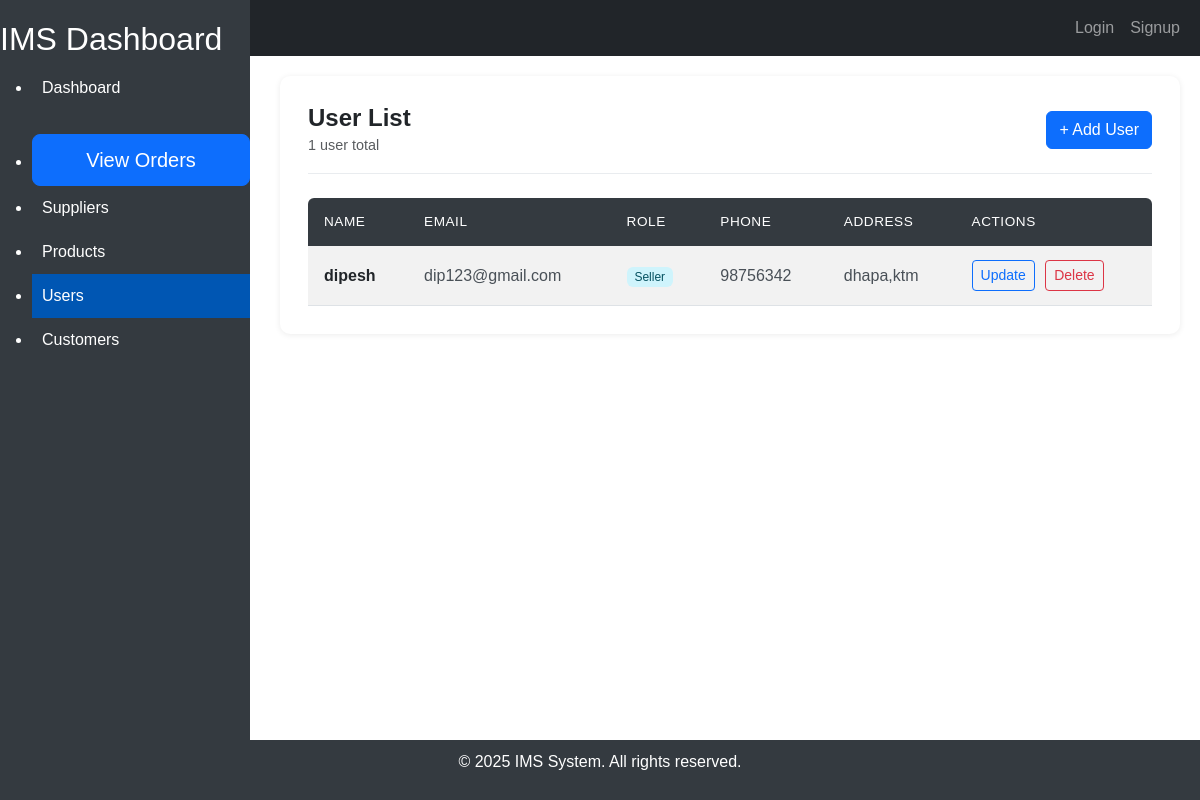
The app's page /user/users/ (signed in), older data.
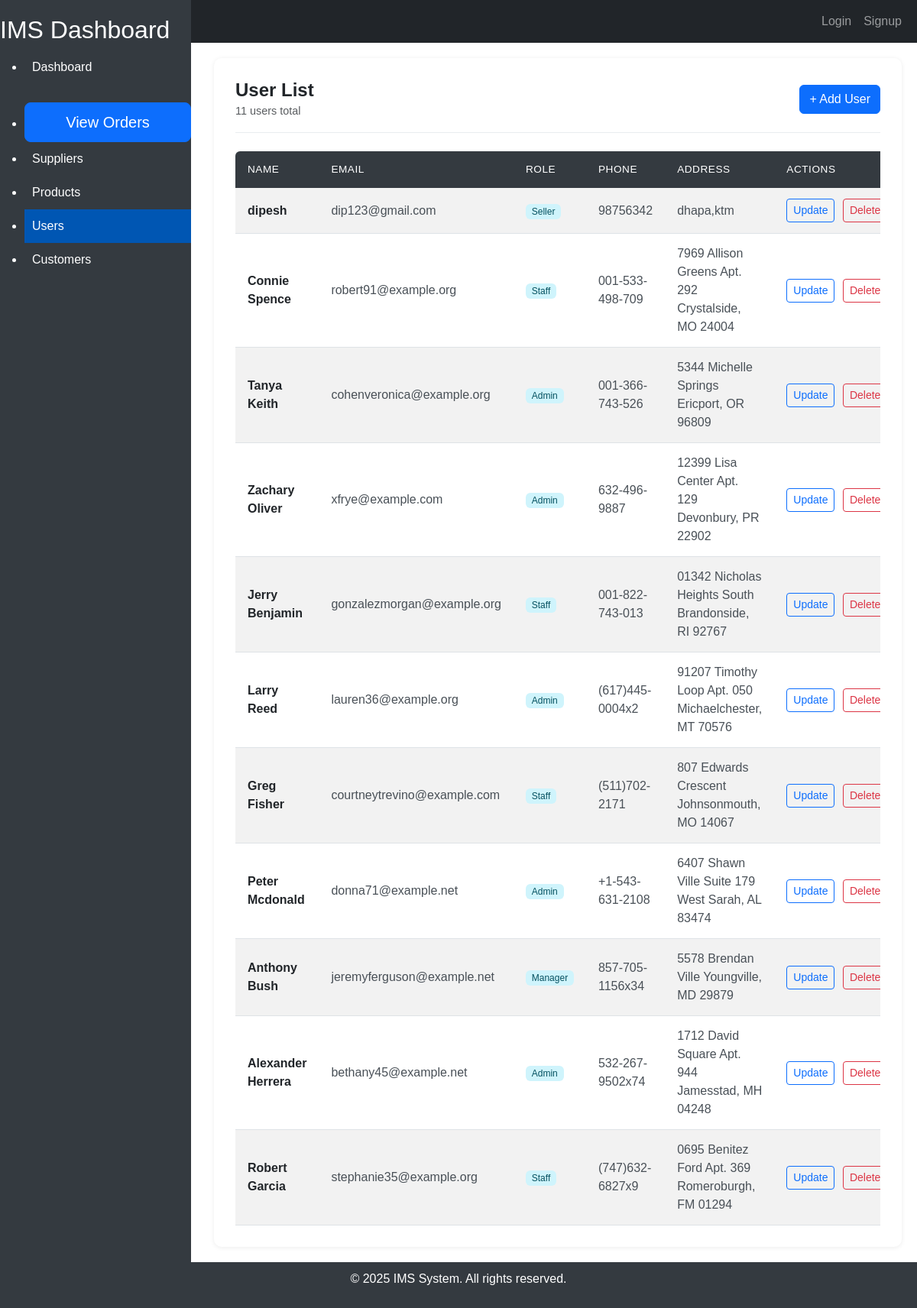
The same page, newer data.
### user/models.py (models this page shows, shortened)
class User(models.Model):
    id = models.AutoField(primary_key=True)
    name = models.CharField(max_length=100)
    email = models.EmailField(unique=True)
    phone = models.CharField(max_length=15, blank=True, null=True)
    password = models.CharField(max_length=100)
    created_at = models.DateTimeField(auto_now_add=True)
    updated_at = models.DateTimeField(auto_now=True)
    address = models.TextField(blank=True, null=True)
    role = models.ForeignKey(
        Role,
        on_delete=models.SET_NULL,
        null=True,
        blank=True,
        default=None,
    )
    class Meta:
        db_table = 'Users'
        verbose_name = 'User'
        verbose_name_plural = 'Users'

class Role(models.Model):
    name = models.CharField(max_length=50, unique=True)
    class Meta:
        db_table = 'roles'
        verbose_name = 'role'
        verbose_name_plural = 'roles'
    def __str__(self):
        return self.name

### user/views.py (the view)
# urls.py: path('users/', UserListView.as_view(), name='user_list'),
class UserListView(SessionLoginRequiredMixin, ListView):
    model = User
    template_name = 'user_list.html'
    context_object_name = 'users'

### home/mixins.py (called while the page is built)
    def dispatch(self, request, *args, **kwargs):
        if not request.session.get("user_id"):
            return redirect_to_login(request.get_full_path(), "login")
        return super().dispatch(request, *args, **kwargs)

### user/template/user_list.html (shortened to what this page needs)
{% extends "home/base.html" %}
{% block content %}
    <div class="user-list-card">
        <div class="user-list-header">
            <div>
                <h2>User List</h2>
                <span class="text-muted">{{ users|length }} user{{ users|length|pluralize }} total</span>
            </div>
            <a href="{% url 'user_create' %}" class="btn btn-primary">+ Add User</a>
        </div>
        <div class="table-responsive">
            <table class="table table-striped table-hover align-middle user-table">
                <thead>
                    <tr>
                        <th>Name</th>
                        <th>Email</th>
                        <th>Role</th>
                        <th>Phone</th>
                        <th>Address</th>
                        <th>Actions</th>
                    </tr>
                </thead>
                <tbody>
                    {% for user in users %}
                    <tr>
                        <td class="user-name">{{ user.name }}</td>
                        <td>{{ user.email }}</td>
                        <td><span class="badge bg-info-subtle text-info-emphasis role-badge">{{ user.role }}</span></td>
                        <td>{{ user.phone }}</td>
                        <td>{{ user.address }}</td>
                        <td class="actions">
                            <a href="{% url 'user_update' user.id %}" class="btn btn-sm btn-outline-primary">Update</a>
                            <a href="{% url 'user_delete' user.id %}" class="btn btn-sm btn-outline-danger">Delete</a>
                        </td>
                    </tr>
                    {% empty %}
                    <tr>
                        <td colspan="6" class="user-list-empty">No users found.</td>
                    </tr>
                    {% endfor %}
                </tbody>
            </table>
        </div>
    </div>
{% endblock %}

Row changes from the older to the newer data that the page shows:
added User: name "Connie Spence", email "robert91@example.org", role "Staff", phone "001-533-498-709", address "7969 Allison Greens Apt. 292 Crystalside, MO 24004"
added User: name "Tanya Keith", email "cohenveronica@example.org", role "Admin", phone "001-366-743-526", address "5344 Michelle Springs Ericport, OR 96809"
added User: name "Zachary Oliver", email "xfrye@example.com", role "Admin", phone "632-496-9887", address "12399 Lisa Center Apt. 129 Devonbury, PR 22902"
added User: name "Jerry Benjamin", email "gonzalezmorgan@example.org", role "Staff", phone "001-822-743-013", address "01342 Nicholas Heights South Brandonside, RI 92767"
added User: name "Larry Reed", email "lauren36@example.org", role "Admin", phone "(617)445-0004x2", address "91207 Timothy Loop Apt. 050 Michaelchester, MT 70576"
added User: name "Greg Fisher", email "courtneytrevino@example.com", role "Staff", phone "(511)702-2171", address "807 Edwards Crescent Johnsonmouth, MO 14067"
added User: name "Peter Mcdonald", email "donna71@example.net", role "Admin", phone "+1-543-631-2108", address "6407 Shawn Ville Suite 179 West Sarah, AL 83474"
added User: name "Anthony Bush", email "jeremyferguson@example.net", role "Manager", phone "857-705-1156x34", address "5578 Brendan Ville Youngville, MD 29879"
added User: name "Alexander Herrera", email "bethany45@example.net", role "Admin", phone "532-267-9502x74", address "1712 David Square Apt. 944 Jamesstad, MH 04248"
added User: name "Robert Garcia", email "stephanie35@example.org", role "Staff", phone "(747)632-6827x9", address "0695 Benitez Ford Apt. 369 Romeroburgh, FM 01294"
Text that changed along with them:
{{ users|length }}: "1" → "11"
